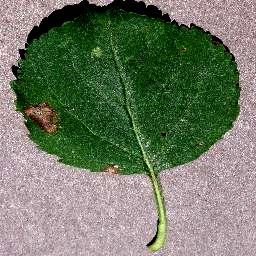
#> input picture augmented_directory/images/Apple_Black_rot/image (1)_Contrast.JPG, 256 x 256 px
$ python Augmentation.py 'augmented_directory/images/Apple_Black_rot/image (1)_Contrast.JPG' out
#> lines starting #> are read from the running program, lines starting #| are printed output that depends on the picture
from PIL import Image, ImageOps, ImageEnhance
import random
import os
import sys

def augment_and_save(img_path, base_name, save_dir=None, save_all=True, count=5):


#> called with base_name = 'image (1)_Contrast.JPG', save_dir = 'out', save_all = True, count = 5
    img = Image.open(img_path)
#> img is the input picture: PIL image 256x256 RGB; mean R, G, B 111.6, 120.9, 100.5
    name, ext = os.path.splitext(base_name)
    if not save_dir:
        save_dir = os.path.dirname(img_path)

    def save(img_obj, suffix=None):
        if suffix:
            img_obj.save(os.path.join(save_dir, f"{name}_{suffix}{ext}"))
        else:
            img_obj.save(os.path.join(save_dir, f"{name}{ext}"))

    if save_all:
        save(ImageOps.mirror(img), "Flip")
#> in save, `img_obj.save(os.path.join(save_dir, f"{name}_{suffix}{ext}"))`:
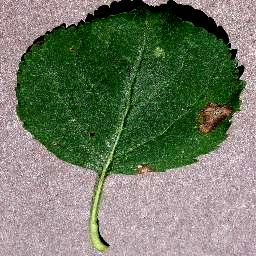
#> saved as image (1)_Contrast_Flip.JPG: PIL image 256x256 RGB; mean R, G, B 111.6, 120.9, 100.5

        # Rotate
        save(img.rotate(45, expand=True), "Rotate")
#> call 2 of save, with suffix = 'Rotate'
#> in save (call 2), `img_obj.save(os.path.join(save_dir, f"{name}_{suffix}{ext}"))`:
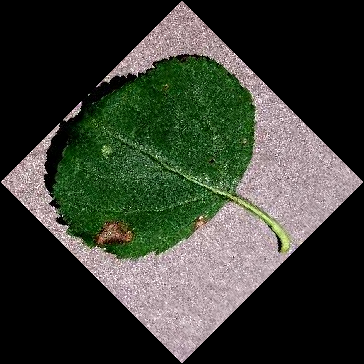
#> saved as image (1)_Contrast_Rotate.JPG: PIL image 364x364 RGB; mean R, G, B 55.7, 60.2, 50.2

        # Contrast
        enhancer = ImageEnhance.Contrast(img)
        save(enhancer.enhance(random.uniform(0.5, 1.8)), "Contrast")
#> call 3 of save, with suffix = 'Contrast'
#> in save (call 3), `img_obj.save(os.path.join(save_dir, f"{name}_{suffix}{ext}"))`:
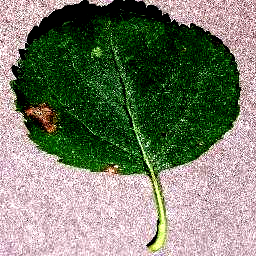
#> saved as image (1)_Contrast_Contrast.JPG: PIL image 256x256 RGB; mean R, G, B 119.2, 124.4, 106.5

        # Brightness
        enhancer = ImageEnhance.Brightness(img)
        save(enhancer.enhance(1.5), "Illumination")
#> call 4 of save, with suffix = 'Illumination'
#> in save (call 4), `img_obj.save(os.path.join(save_dir, f"{name}_{suffix}{ext}"))`:
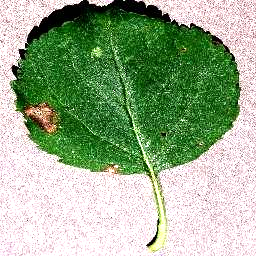
#> saved as image (1)_Contrast_Illumination.JPG: PIL image 256x256 RGB; mean R, G, B 151.6, 173, 141.4

        # Projective
        def find_coeffs(pa, pb):
            matrix = []
            for p1, p2 in zip(pa, pb):
                matrix.append([p1[0], p1[1], 1, 0, 0, 0,
                            -p2[0]*p1[0], -p2[0]*p1[1]])
                matrix.append([0, 0, 0, p1[0], p1[1], 1,
                            -p2[1]*p1[0], -p2[1]*p1[1]])

            A = matrix
            B = [p for point in pb for p in point]

            return list(map(float,
                __import__('numpy').linalg.lstsq(A, B, rcond=None)[0]))

        width, height = img.size
#> width = 256; height = 256
        src = [(0, 0), (width, 0), (width, height), (0, height)]
#> src = [(0, 0), (256, 0), (256, 256), (0, 256)]

        dst = [
            (random.randint(0, 20), random.randint(0, 20)),
            (width - random.randint(0, 20), random.randint(0, 20)),
            (width - random.randint(0, 20), height - random.randint(0, 20)),
            (random.randint(0, 20), height - random.randint(0, 20))
        ]

        coeffs = find_coeffs(dst, src)

        save(img.transform(
            (width, height),
            Image.PERSPECTIVE,
            coeffs,
            Image.BICUBIC
        ), "Projective")
#> in save (call 5), `img_obj.save(os.path.join(save_dir, f"{name}_{suffix}{ext}"))`:
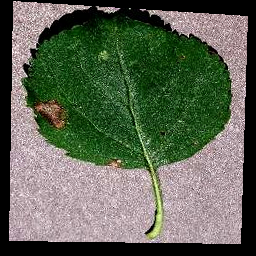
#> saved as image (1)_Contrast_Projective.JPG: PIL image 256x256 RGB; mean R, G, B 92.5, 100.2, 83.3

        # Distortion
        pixels = img.load()
        distorted = img.copy()

        for i in range(width):
            for j in range(height):
                ni = min(width - 1, max(0, i + random.randint(-2, 2)))
                nj = min(height - 1, max(0, j + random.randint(-2, 2)))
                distorted.putpixel((i, j), pixels[ni, nj])
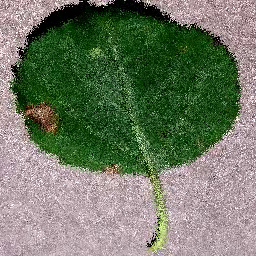
#> distorted: PIL image 256x256 RGB; mean R, G, B 111.6, 120.9, 100.5

        save(distorted, "Distortion")
    else:
        if count > 0:
            save(ImageOps.mirror(img), "Flip")
            count -= 1
        if count > 0:
            save(img.rotate(45, expand=True), "Rotate")
            count -= 1
        if count > 0:
            enhancer = ImageEnhance.Contrast(img)
            save(enhancer.enhance(random.uniform(0.5, 1.8)), "Contrast")
            count -= 1
        if count > 0:
            enhancer = ImageEnhance.Brightness(img)
            save(enhancer.enhance(1.5), "Illumination")
            count -= 1


if __name__ == "__main__":
    if len(sys.argv) < 3:
        print("Usage: python Augmentation.py <image_path> <save_dir>")
        sys.exit(1)

    img_path = sys.argv[1]
    try:
        save_dir = sys.argv[2]
    except IndexError:
        save_dir = None

    os.makedirs(save_dir, exist_ok=True)
    base_name = os.path.basename(img_path)

    augment_and_save(img_path, base_name, save_dir)

$ run again, on augmented_directory/images/Apple_Black_rot/image (1)_Flip.JPG
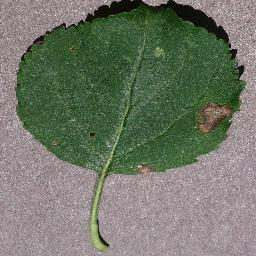
#> input picture augmented_directory/images/Apple_Black_rot/image (1)_Flip.JPG, 256 x 256 px
#> in augment_and_save, img is the input picture: PIL image 256x256 RGB; mean R, G, B 111.7, 118.3, 103.7
#> in save (call 5), `img_obj.save(os.path.join(save_dir, f"{name}_{suffix}{ext}"))`:
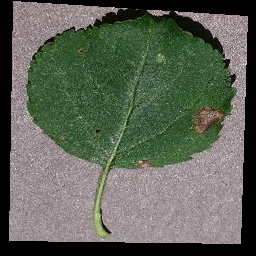
#> saved as image (1)_Flip_Projective.JPG: PIL image 256x256 RGB; mean R, G, B 92.6, 98.1, 85.9
#> after the loop in augment_and_save, `for i in range(width):`:
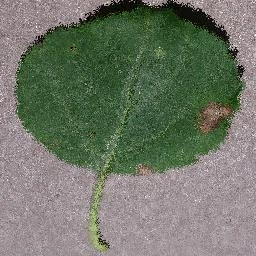
#> distorted: PIL image 256x256 RGB; mean R, G, B 111.8, 118.3, 103.8

$ run again, on augmented_directory/images/Apple_Black_rot/image (1)_Projective.JPG
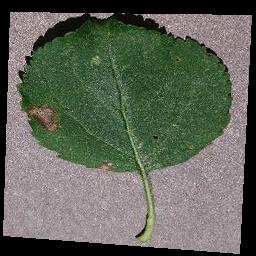
#> input picture augmented_directory/images/Apple_Black_rot/image (1)_Projective.JPG, 256 x 256 px
#> in augment_and_save, img is the input picture: PIL image 256x256 RGB; mean R, G, B 94.2, 99.7, 87.4
#> in save (call 4), `img_obj.save(os.path.join(save_dir, f"{name}_{suffix}{ext}"))`:
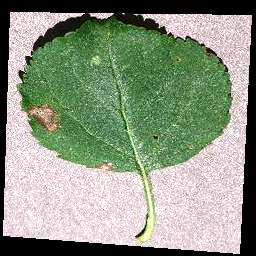
#> saved as image (1)_Projective_Illumination.JPG: PIL image 256x256 RGB; mean R, G, B 139.5, 148.7, 130.2
#> after the loop in augment_and_save, `for i in range(width):`:
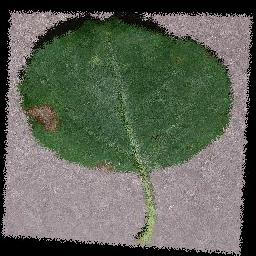
#> distorted: PIL image 256x256 RGB; mean R, G, B 94.3, 99.7, 87.5
